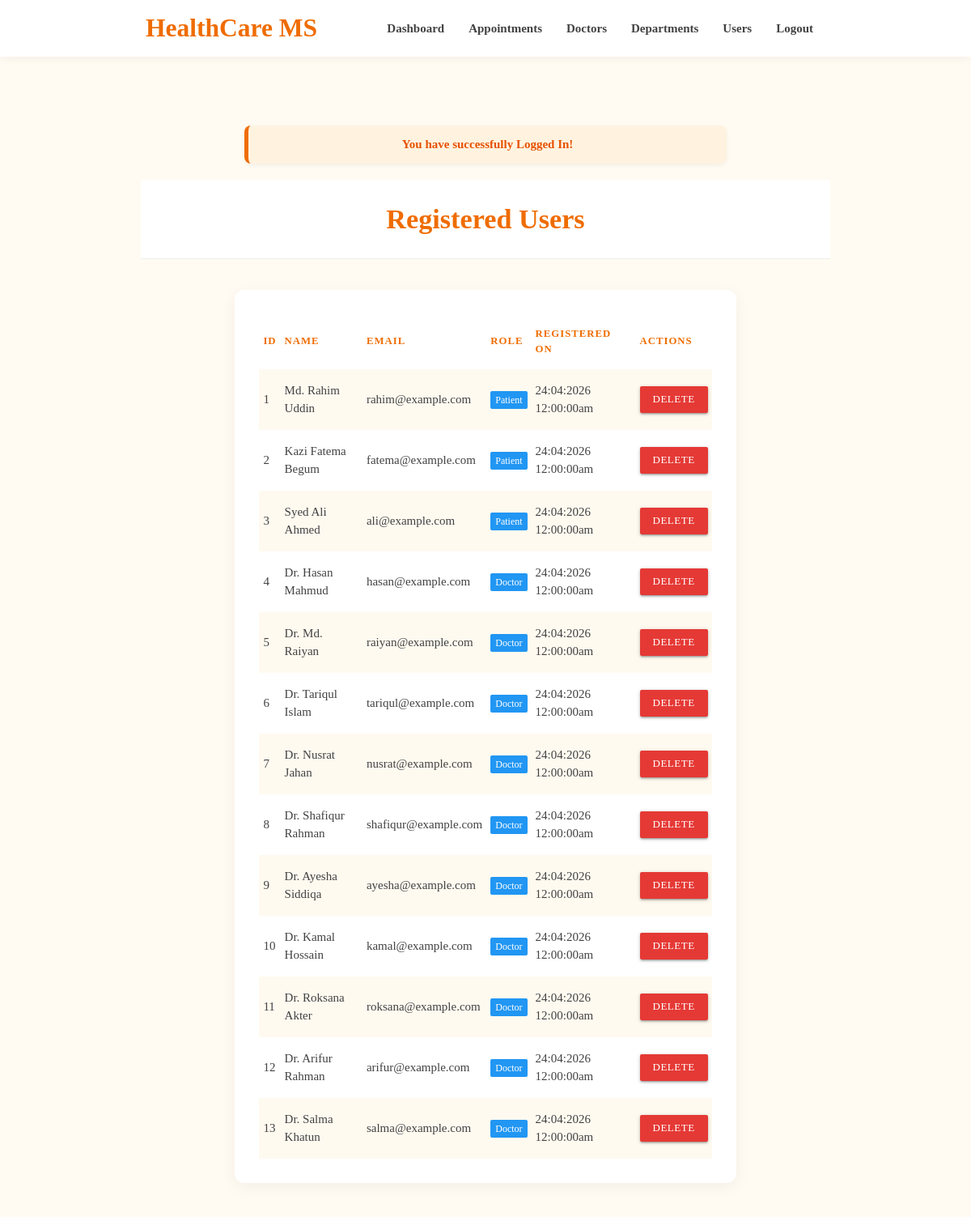
The page /admin/user-list.php (signed in) on the database as committed earlier.
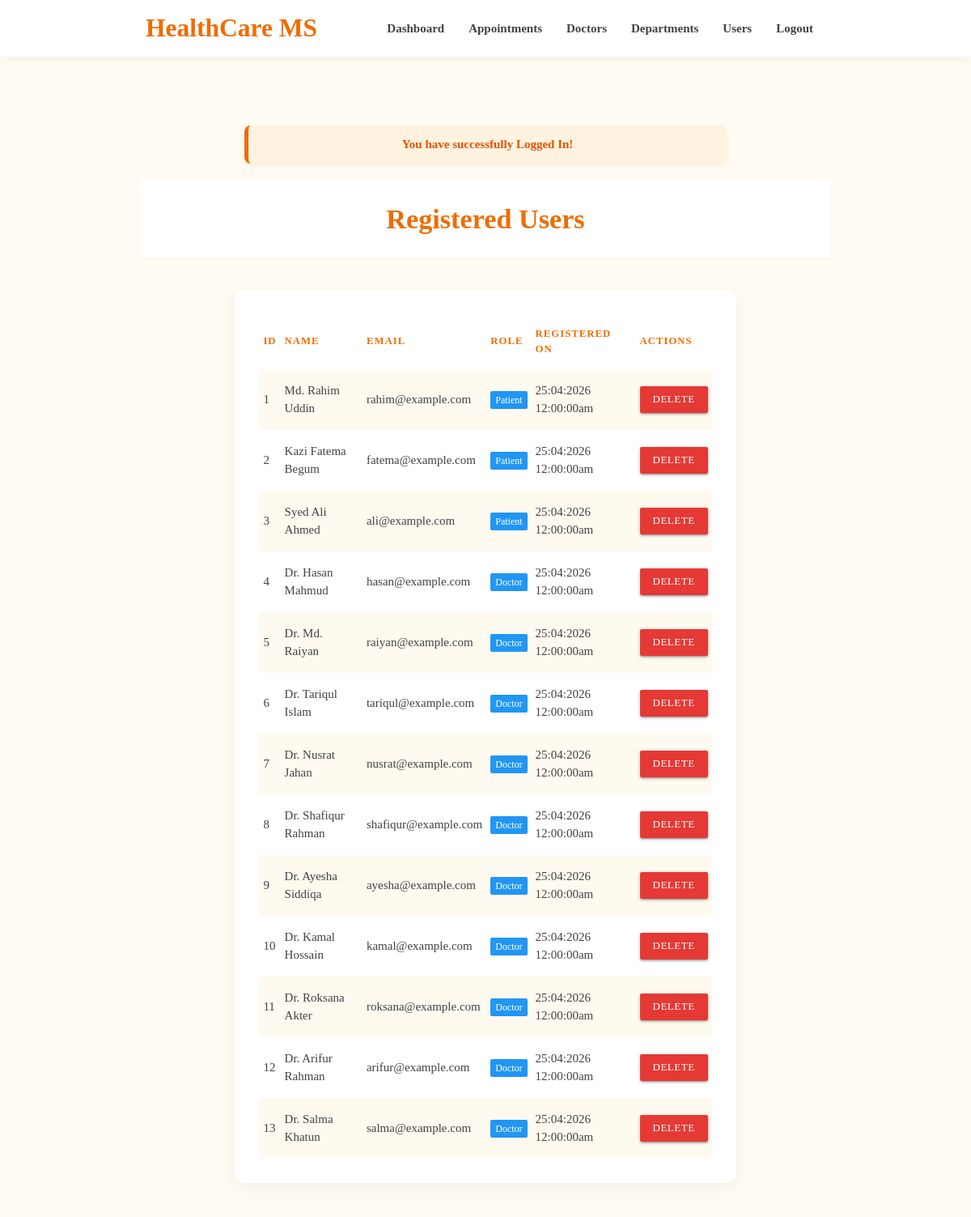
The same page on the database as committed later.
### tables this page shows
CREATE TABLE `users` (
    `id` int(11) NOT NULL,
    `name` varchar(50) DEFAULT NULL,
    `email` varchar(50) DEFAULT NULL,
    `password` varchar(100) DEFAULT NULL,
    `role` enum('patient','doctor') NOT NULL DEFAULT 'patient',
    `timestamp` varchar(100) DEFAULT NULL
);

### admin/user-list.php (the view, shortened to what this page needs)
<?php
require_once('../backends/connection-pdo.php');
$sql = "SELECT * FROM users ORDER BY id ASC";
$query = $pdoconn->prepare($sql);
$query->execute();
$users = $query->fetchAll(PDO::FETCH_ASSOC);
?>
<?php require('layout/header.php'); ?>
<?php require('layout/topnav.php'); ?>
<?php require('layout/left-sidebar-short.php'); ?>
<?php
if (isset($_SESSION['msg'])) {
    echo '<div class="container" style="margin-top: 20px;"><div class="admin-alert">'.$_SESSION['msg'].'</div></div>';
}
?>
<div class="section admin-theme-bg center" style="margin-top: 20px;">
    <h4>Registered Users</h4>
</div>
<div class="container" style="margin-top: 30px; margin-bottom: 50px;">
    <div class="row">
        <div class="col s12">
            <div class="card">
                <div class="card-content">
                    <table class="striped highlight responsive-table">
                        <thead>
                            <tr>
                                <th>ID</th>
                                <th>Name</th>
                                <th>Email</th>
                                <th>Role</th>
                                <th>Registered On</th>
                                <th>Actions</th>
                            </tr>
                        </thead>
                        <tbody>
                            <?php if (count($users) > 0): ?>
                                <?php foreach ($users as $user): ?>
                                    <tr>
                                        <td><?php echo $user['id']; ?></td>
                                        <td><?php echo htmlspecialchars($user['name']); ?></td>
                                        <td><?php echo htmlspecialchars($user['email']); ?></td>
                                        <td><span class="new badge blue" data-badge-caption=""><?php echo ucfirst($user['role']); ?></span></td>
                                        <td><?php echo htmlspecialchars($user['timestamp']); ?></td>
                                        <td>
                                            <a href="../backends/delete-record.php?type=user&id=<?php echo $user['id']; ?>" class="btn-small red darken-1">Delete</a>
                                        </td>
                                    </tr>
                                <?php endforeach; ?>
                            <?php else: ?>
                                <tr>
                                    <td colspan="6" class="center">No users found.</td>
                                </tr>
                            <?php endif; ?>
                        </tbody>
                    </table>
                </div>
            </div>
        </div>
    </div>
</div>
<?php require('layout/footer.php'); ?>

### admin/layout/header.php (shortened to what this page needs)
<!DOCTYPE html>
<html lang="en">
<head>
    <link rel="stylesheet" href="../css/form-style.css">
    <link rel="stylesheet" href="https://cdnjs.cloudflare.com/ajax/libs/materialize/1.0.0/css/materialize.css">
    <link rel="stylesheet" href="../css/healthcare-theme.css">
</head>
<body>

### admin/layout/topnav.php (shortened to what this page needs)
<div class="col s12" id="topnav">
    <nav>
        <div class="nav-wrapper container">
            <a href="dashboard.php" class="brand-logo">HealthCare MS</a>
            <ul class="right hide-on-med-and-down">
                <li><a href="dashboard.php">Dashboard</a></li>
                <li><a href="appointment-list.php">Appointments</a></li>
                <li><a href="doctor-list.php">Doctors</a></li>
                <li><a href="department-list.php">Departments</a></li>
                <li><a href="user-list.php">Users</a></li>
                <li><a href="logout.php" class="admin-theme-text" style="font-weight: bold;">Logout</a></li>
            </ul>
        </div>
    </nav>

### admin/layout/left-sidebar-short.php (shortened to what this page needs)
<div class="container">
    <div class="row maincontent">
        <div class="col s12 center">

### admin/layout/footer.php (shortened to what this page needs)
					</div>
				</div>
		</div>
			</div>
</body>
</html>

### css/form-style.css (style rules this page uses)
body { background: #ee6e73; font-family: "Roboto", sans-serif; -webkit-font-smoothing: antialiased; -moz-osx-font-smoothing: grayscale; }
.row { margin-bottom: 0 !important; }
.col { padding: 0 !important; }
.maincontent { margin-top: 45px; padding: 20px 5px; }

### css/healthcare-theme.css (style rules this page uses)
:root { --primary: #6b9080; --primary-dark: #4a6a5c; --primary-light: #8ca699; --bg-light: #f4f7f6; }
body { background-color: var(--bg-light); }
.brand-logo, .nav-wrapper a { color: var(--primary-dark) !important; }
.btn, .btn-large, .btn-small { background-color: var(--primary) !important; }
.badge.new { background-color: var(--primary); }

### admin/layout/header.php (style rules this page uses)
:root { --admin-primary: #ef6c00; --admin-primary-light: #ff9800; --admin-accent: #ffcc80; --admin-bg: #fffbf2; --admin-card-bg: #ffffff; --admin-text: #424242; }
body { background-color: var(--admin-bg); color: var(--admin-text); font-family: 'Bree Serif', serif; }
.admin-theme-bg { background: var(--admin-primary) !important; }
.admin-theme-text { color: var(--admin-primary) !important; }
nav { background-color: white !important; box-shadow: 0 2px 10px rgba(0,0,0,0.05) !important; height: 70px; line-height: 70px; }
nav .nav-wrapper a { color: var(--admin-primary) !important; font-weight: 600; }
nav .nav-wrapper ul li a { color: var(--admin-text) !important; transition: 0.3s; }
.section.admin-theme-bg { background: white !important; color: var(--admin-primary) !important; padding: 30px 0 !important; border-bottom: 1px solid #eee; }
.section.admin-theme-bg h4 { margin: 0; font-weight: 700; color: var(--admin-primary); }
.admin-alert { padding: 12px 20px; margin: 10px 0; border-radius: 8px; background: #fff3e0; border-left: 5px solid var(--admin-primary); color: #e65100; font-weight: 600; box-shadow: 0 2px 5px rgba(0,0,0,0.05); }
.card { border-radius: 12px; box-shadow: 0 5px 20px rgba(0,0,0,0.05); border: none; }
.card-content { padding: 30px !important; }
table.striped > tbody > tr:nth-child(odd) { background-color: #fffaf0; }
th { color: var(--admin-primary); text-transform: uppercase; font-size: 0.85rem; letter-spacing: 1px; }
#topnav { width: 100% !important; margin-left: 0 !important; }

Rows that differ between the two databases and show on the page:
changed users "Md. Rahim Uddin": timestamp "24:04:2026 12:00:00am" → "25:04:2026 12:00:00am"
changed users "Kazi Fatema Begum": timestamp "24:04:2026 12:00:00am" → "25:04:2026 12:00:00am"
changed users "Syed Ali Ahmed": timestamp "24:04:2026 12:00:00am" → "25:04:2026 12:00:00am"
changed users "Dr. Hasan Mahmud": timestamp "24:04:2026 12:00:00am" → "25:04:2026 12:00:00am"
changed users "Dr. Md. Raiyan": timestamp "24:04:2026 12:00:00am" → "25:04:2026 12:00:00am"
changed users "Dr. Tariqul Islam": timestamp "24:04:2026 12:00:00am" → "25:04:2026 12:00:00am"
changed users "Dr. Nusrat Jahan": timestamp "24:04:2026 12:00:00am" → "25:04:2026 12:00:00am"
changed users "Dr. Shafiqur Rahman": timestamp "24:04:2026 12:00:00am" → "25:04:2026 12:00:00am"
changed users "Dr. Ayesha Siddiqa": timestamp "24:04:2026 12:00:00am" → "25:04:2026 12:00:00am"
changed users "Dr. Kamal Hossain": timestamp "24:04:2026 12:00:00am" → "25:04:2026 12:00:00am"
changed users "Dr. Roksana Akter": timestamp "24:04:2026 12:00:00am" → "25:04:2026 12:00:00am"
changed users "Dr. Arifur Rahman": timestamp "24:04:2026 12:00:00am" → "25:04:2026 12:00:00am"
changed users "Dr. Salma Khatun": timestamp "24:04:2026 12:00:00am" → "25:04:2026 12:00:00am"
